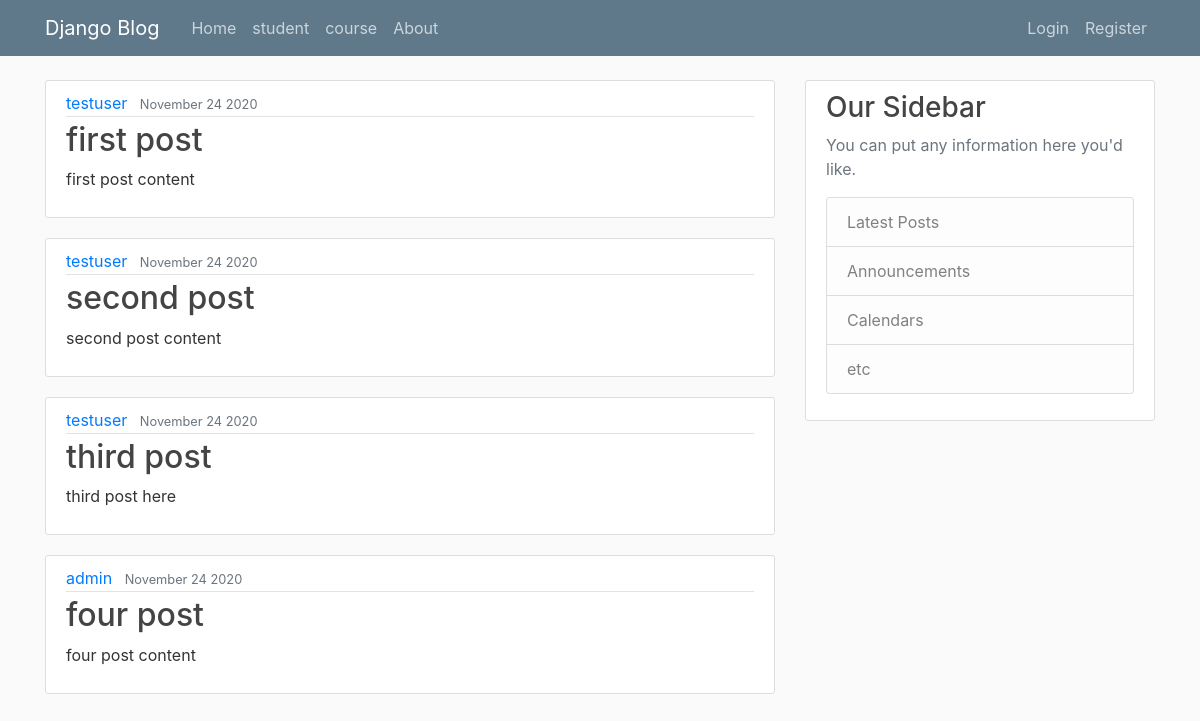
Screenshot of /blog/ with the database file from the repository.
### blog/models.py (models this page shows, shortened)
class post(models.Model):
    title=models.CharField(max_length=64)
    content=models.TextField()
    date_posted=models.DateTimeField(default=timezone.now)
    author=models.ForeignKey(User,on_delete=models.CASCADE)

### blog/views.py (the view)
# urls.py: path("",views.home,name="blog-home"),
def home(request):
    return render(request,"blog/home.html",{
        "posts":post.objects.all(),
        "title":"Blog - Home"
    })

### blog/templates/blog/home.html
{% extends "blog/layout.html" %}
{% block content %}
    {% for post in posts %}
      <article class="media content-section">
      <div class="media-body">
        <div class="article-metadata">
          <a class="mr-2" href="#">{{ post.author }}</a>
          <small class="text-muted">{{ post.date_posted |date:"F d Y" }}</small>
        </div>
        <h2><a class="article-title" href="#">{{ post.title }}</a></h2>
        <p class="article-content">{{ post.content }}</p>
      </div>
    </article>
    {% endfor %}
{% endblock %}

### blog/templates/blog/layout.html (shortened to what this page needs)
{% load static %}
<!DOCTYPE html>
<html lang="en">
<head>
    <link rel="stylesheet" href="https://cdn.jsdelivr.net/npm/bootstrap@4.5.3/dist/css/bootstrap.min.css">
    <link rel="stylesheet" href="{% static 'main.css' %}">
</head>
<body>
     {% block navbar %}
      <header class="site-header">
      <nav class="navbar navbar-expand-md navbar-dark bg-steel fixed-top">
        <div class="container">
          <a class="navbar-brand mr-4" href="/">Django Blog</a>
          <div class="collapse navbar-collapse" id="navbarToggle">
            <div class="navbar-nav mr-auto">
              <a class="nav-item nav-link" href="{% url 'blog-home' %}">Home</a>
              <a class="nav-item nav-link" href="{% url 'blog-home' %}">student</a>
              <a class="nav-item nav-link" href="{% url 'blog-home' %}">course</a>
              <a class="nav-item nav-link" href="{% url 'blog-about' %}">About</a>
            </div>
            <div class="navbar-nav">
              {% if user.is_authenticated %}
                <a class="nav-item nav-link" href="{% url 'profile' %}">Profile</a>
                <a class="nav-item nav-link" href="{% url 'logout' %}">Logout</a>
              {% else  %}
                    <a class="nav-item nav-link" href="{% url 'login' %}">Login</a>
                    <a class="nav-item nav-link" href="{% url 'register' %}">Register</a>
              {% endif %}
            </div>
          </div>
        </div>
      </nav>
    </header>
    {% endblock %}
   <main role="main" class="container">
      <div class="row">
        <div class="col-md-8">
            {% block content %}{% endblock %}
        </div>
        <div class="col-md-4">
          <div class="content-section">
            <h3>Our Sidebar</h3>
            <p class='text-muted'>You can put any information here you'd like.
              <ul class="list-group">
                <li class="list-group-item list-group-item-light">Latest Posts</li>
                <li class="list-group-item list-group-item-light">Announcements</li>
                <li class="list-group-item list-group-item-light">Calendars</li>
                <li class="list-group-item list-group-item-light">etc</li>
              </ul>
            </p>
          </div>
        </div>
      </div>
    </main>
</body>
</html>

### blog/static/main.css (style rules this page uses)
body { background: #fafafa; color: #333333; margin-top: 5rem; }
h1, h2, h3, h4, h5, h6 { color: #444444; }
ul { margin: 0; }
.bg-steel { background-color: #5f788a; }
.site-header .navbar-nav .nav-link { color: #cbd5db; }
.content-section { background: #ffffff; padding: 10px 20px; border: 1px solid #dddddd; border-radius: 3px; margin-bottom: 20px; }
.article-title { color: #444444; }
.article-content { white-space: pre-line; }
.article-metadata { padding-bottom: 1px; margin-bottom: 4px; border-bottom: 1px solid #e3e3e3 }

### rows the page displays
post: author "testuser", date_posted "November 24 2020", title "first post", content "first post content"
post: author "testuser", date_posted "November 24 2020", title "second post", content "second post content"
post: author "testuser", date_posted "November 24 2020", title "third post", content "third post here"
post: author "admin", date_posted "November 24 2020", title "four post", content "four post content"
